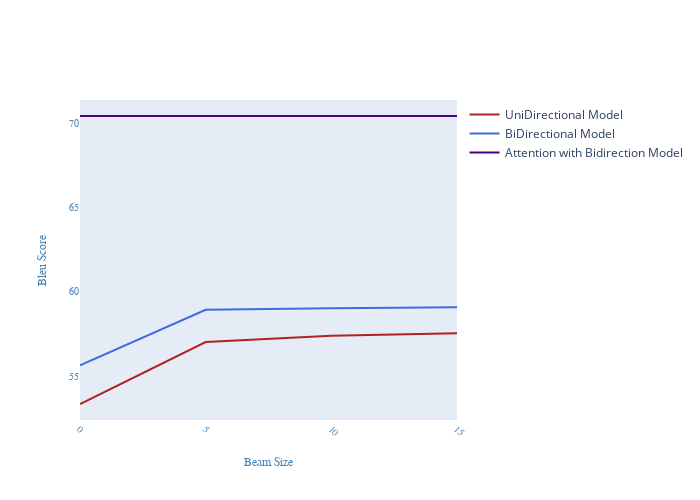

Write notebook code for a chart like this one.
### Code cell
x = [0,5,10,15]
y1_beam = [53.35, 57.02, 57.4, 57.54]
y2_beam = [55.64, 58.93, 59.03, 59.08]
y3_beam = [70.42, 70.42, 70.42, 70.42]

import plotly.graph_objects as go
    
fig = go.Figure()

# Add traces
fig.add_trace(go.Scatter(x=x, y=y1_beam, mode="lines",line=dict(color='firebrick', width=2), name='UniDirectional Model'))
fig.add_trace(go.Scatter(x=x, y=y2_beam, mode="lines",line=dict(color='royalblue', width=2), name='BiDirectional Model'))
fig.add_trace(go.Scatter(x=x, y=y3_beam, mode="lines",line=dict(color='indigo'   , width=2), name='Attention with Bidirection Model'))

#from plotly.subplots import make_subplots
#fig = make_subplots(rows=1, cols=2, shared_yaxes=False)       #subplot_titles=("Blue Score", "Loss"))
fig.update_xaxes(showgrid=False, zeroline=False)#, row=1, col=1)#,showline=True, linewidth=2, linecolor='black')#
fig.update_xaxes(zeroline=False, title_text='Beam Size',tickangle=45, tickfont=dict(family='Arial', color='steelblue', size=10),
                 title_font=dict(size=12, family='Arial', color='steelblue'))
fig.update_yaxes(zeroline=False, showgrid=False, title_text='Bleu Score',title_font=dict(size=12, family='Arial', color='steelblue'),
                 tickfont=dict(family='Arial', color='steelblue', size=10))
fig.update_layout(width = 700,height = 500)

fig.show()
fig.write_image('beam diagram.png')

### Figure 1 — Plotly figure (JSON) as saved in the notebook; plotly's stock layout.template omitted (floating-point values rounded to 4 significant figures)
{"data": [{"line": {"color": "firebrick", "width": 2}, "mode": "lines", "name": "UniDirectional Model", "type": "scatter", "x": [0, 5, 10, 15], "y": [53.35, 57.02, 57.4, 57.54]}, {"line": {"color": "royalblue", "width": 2}, "mode": "lines", "name": "BiDirectional Model", "type": "scatter", "x": [0, 5, 10, 15], "y": [55.64, 58.93, 59.03, 59.08]}, {"line": {"color": "indigo", "width": 2}, "mode": "lines", "name": "Attention with Bidirection Model", "type": "scatter", "x": [0, 5, 10, 15], "y": [70.42, 70.42, 70.42, 70.42]}], "layout": {"height": 500, "width": 700, "xaxis": {"showgrid": false, "tickangle": 45, "tickfont": {"color": "steelblue", "family": "Arial", "size": 10}, "title": {"font": {"color": "steelblue", "family": "Arial", "size": 12}, "text": "Beam Size"}, "zeroline": false}, "yaxis": {"showgrid": false, "tickfont": {"color": "steelblue", "family": "Arial", "size": 10}, "title": {"font": {"color": "steelblue", "family": "Arial", "size": 12}, "text": "Bleu Score"}, "zeroline": false}}}
